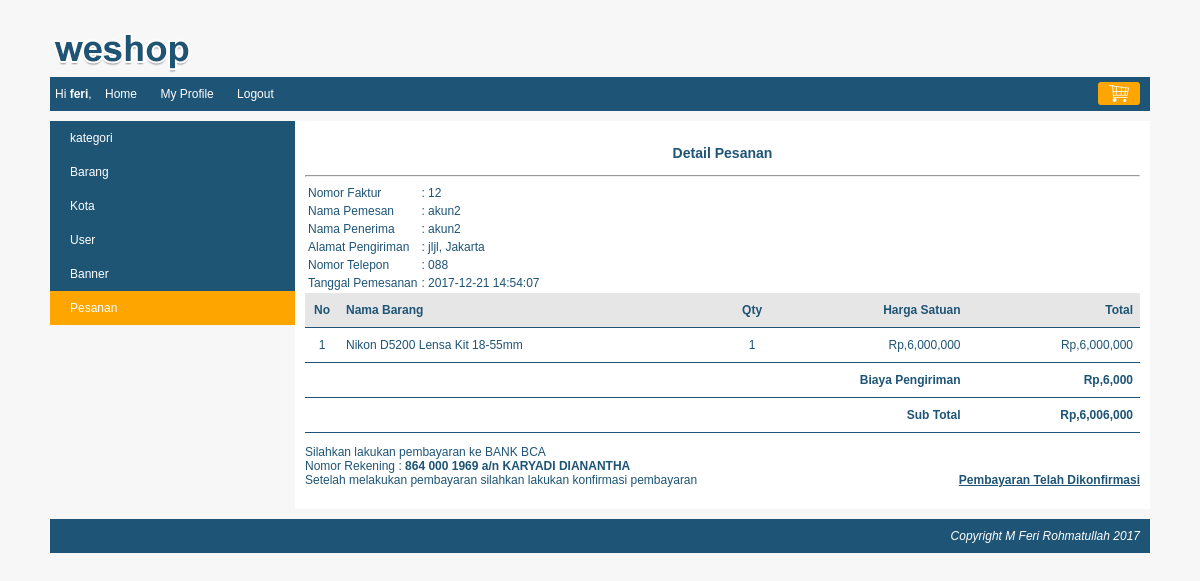
Screenshot of /index.php?page=my_profile&module=pesanan&action=detail&pesanan_id=12 (signed in) with the database file from the repository.
### tables this page shows
CREATE TABLE IF NOT EXISTS `pesanan` (
`pesanan_id` int(10) NOT NULL,
  `kota_id` int(10) NOT NULL,
  `user_id` int(10) NOT NULL,
  `nama_penerima` varchar(150) NOT NULL,
  `nomor_telepon` varchar(15) NOT NULL,
  `alamat` varchar(300) NOT NULL,
  `tanggal_pemesanan` datetime NOT NULL,
  `status` tinyint(4) NOT NULL
);

CREATE TABLE IF NOT EXISTS `user` (
`user_id` int(10) NOT NULL,
  `level` varchar(30) NOT NULL,
  `nama` varchar(150) NOT NULL,
  `email` varchar(160) NOT NULL,
  `alamat` varchar(400) NOT NULL,
  `phone` varchar(15) NOT NULL,
  `password` varchar(300) NOT NULL,
  `status` enum('on','off') NOT NULL
);

CREATE TABLE IF NOT EXISTS `kota` (
`kota_id` int(10) NOT NULL,
  `kota` varchar(150) NOT NULL,
  `tarif` int(10) NOT NULL,
  `status` enum('on','off') NOT NULL
);

CREATE TABLE IF NOT EXISTS `pesanan_detail` (
  `pesanan_id` int(10) NOT NULL,
  `barang_id` int(10) NOT NULL,
  `quantity` tinyint(2) NOT NULL,
  `harga` int(10) NOT NULL
);

CREATE TABLE IF NOT EXISTS `barang` (
`barang_id` int(10) NOT NULL,
  `kategori_id` int(10) NOT NULL,
  `nama_barang` varchar(250) NOT NULL,
  `spesifikasi` text NOT NULL,
  `gambar` varchar(300) NOT NULL,
  `harga` int(10) NOT NULL,
  `stok` tinyint(1) NOT NULL,
  `status` enum('on','off') NOT NULL
);

### function/helper.php (called while the page is built, shortened)
<?php
	function rupiah($nilai = 0){
		$string = "Rp," . number_format($nilai);
		return $string;
	}
?>

### module/pesanan/detail.php (the view)
<?php
	$pesanan_id = $_GET['pesanan_id'];
	$query = mysqli_query($koneksi, "SELECT pesanan.status, pesanan.pesanan_id, pesanan.nama_penerima, pesanan.nomor_telepon, pesanan.alamat, pesanan.tanggal_pemesanan, user.nama, kota.kota, kota.tarif FROM pesanan JOIN user ON pesanan.user_id=user.user_id JOIN kota ON kota.kota_id=pesanan.kota_id WHERE pesanan.pesanan_id='$pesanan_id'");
	$row = mysqli_fetch_assoc($query);
	$pesanan_id = $row['pesanan_id'];
	$nama_penerima = $row['nama_penerima'];
	$nomor_telepon = $row['nomor_telepon'];
	$alamat = $row['alamat'];
	$tanggal_pemesanan = $row['tanggal_pemesanan'];
	$nama = $row['nama'];
	$kota = $row['kota'];
	$tarif = $row['tarif'];
	$status = $row['status'];
?>
<div id="frame-faktur">
	<h3>
		<center>Detail Pesanan</center>
	</h3>
	<hr/>
	<table>
		<tr>
			<td>Nomor Faktur</td>
			<td>: <?php echo $pesanan_id; ?></td>
		</tr>
		<tr>
			<td>Nama Pemesan</td>
			<td>: <?php echo $nama; ?></td>
		</tr>
		<tr>
			<td>Nama Penerima</td>
			<td>: <?php echo $nama_penerima; ?></td>
		</tr>
		<tr>
			<td>Alamat Pengiriman</td>
			<td>: <?php echo "$alamat, $kota"; ?></td>
		</tr>
		<tr>
			<td>Nomor Telepon</td>
			<td>: <?php echo $nomor_telepon; ?></td>
		</tr>
		<tr>
			<td>Tanggal Pemesanan</td>
			<td>: <?php echo $tanggal_pemesanan; ?></td>
		</tr>
	</table>
</div>
	<table class="table-list">
		<tr class="baris-title">
			<th class="nomor">No</td>
			<th class="kiri">Nama Barang</td>
			<th class="tengah">Qty</td>
			<th class="kanan">Harga Satuan</td>
			<th class="kanan">Total</td>
		</tr>
		<?php
			$queryDetail = mysqli_query($koneksi, "SELECT pesanan_detail.*, barang.nama_barang FROM pesanan_detail JOIN barang ON pesanan_detail.barang_id=barang.barang_id WHERE pesanan_detail.pesanan_id='$pesanan_id'" );
			$no = 1;
			$subtotal = 0;
			while ($rowDetail=mysqli_fetch_assoc($queryDetail)) {
				$total = $rowDetail['harga'] * $rowDetail['quantity'];
				$subtotal = $subtotal + $total;
				echo "<tr class>
						<td class='nomor'>$no</td>
						<td class='kiri'>$rowDetail[nama_barang]</td>
						<td class='tengah'>$rowDetail[quantity]</td>
						<td class='kanan'>".rupiah($rowDetail['harga'])."</td>
						<td class='kanan'>".rupiah($total)."</td>
					  </tr>";
				$no++;
			}
			$subtotal = $subtotal + $tarif;
		?>
		<tr>
			<td class='kanan' colspan=4><b>Biaya Pengiriman</b></td>
			<td class='kanan'><b><?php echo rupiah($tarif) ?></b></td>
		</tr>
		<tr>
			<td class='kanan' colspan=4><b>Sub Total</b></td>
			<td class='kanan'><b><?php echo rupiah($subtotal) ?></b></td>
		</tr>
	</table>
	<div id="frame-keterangan-pembayaran">
		<p>
			Silahkan lakukan pembayaran ke BANK BCA<br/>
			Nomor Rekening : <b>864 000 1969 a/n KARYADI DIANANTHA</b><br/>
			Setelah melakukan pembayaran silahkan lakukan konfirmasi pembayaran
			<?php
				if($status == 0){
					echo "<a href='".BASE_URL."index.php?page=my_profile&module=pesanan&action=konfirmasi_pembayaran&pesanan_id=$pesanan_id'>Klik Disni</a>";
				}else{
					echo "<b class='konfirmasi'>Pembayaran Telah Dikonfirmasi</b>";
				}
			?>
		</p>
	</div>

### css/style.css (style rules this page uses)
body { font-family: arial; font-size: 12px; color:#1E5475; background: #F7F7F7; margin: 0px; }
.table-list { width: 100%; border-collapse: collapse; }
.table-list tr { border-bottom: 1px solid #1e5475; }
.table-list tr th { background: #e6e6e6; padding: 10px 7px; }
.table-list tr td { padding: 10px 7px; }
.nomor { width: 20px; text-align: center; }
.kiri { text-align: left; }
.tengah { text-align: center; }
.kanan { text-align: right; }
b.konfirmasi { text-decoration: underline; float: right; }

### rows the page displays
pesanan: pesanan_id "12", user.nama "akun2", nama_penerima "akun2", alamat "jljl", kota.kota "Jakarta", nomor_telepon "088", tanggal_pemesanan "2017-12-21 14:54:07", kota.tarif "Rp,6,000"
pesanan_detail: barang.nama_barang "Nikon D5200 Lensa Kit 18-55mm", quantity "1", harga "Rp,6,000,000", rupiah($total) "Rp,6,000,000"

### other values shown
$nama "feri"
rupiah($subtotal) "Rp,6,006,000"
